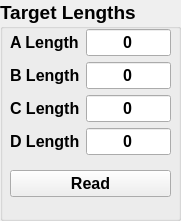
     <widget class="QGroupBox" name="groupBox_7">
      <property name="geometry">
       <rect>
        <x>809</x>
        <y>9</y>
        <width>181</width>
        <height>221</height>
       </rect>
      </property>
      <property name="font">
       <font>
        <pointsize>14</pointsize>
        <weight>75</weight>
        <bold>true</bold>
       </font>
      </property>
      <property name="title">
       <string>Target Lengths</string>
      </property>
      <widget class="QWidget" name="formLayoutWidget_4">
       <property name="geometry">
        <rect>
         <x>10</x>
         <y>29</y>
         <width>161</width>
         <height>131</height>
        </rect>
       </property>
       <layout class="QFormLayout" name="formLayout_4">
        <item row="0" column="0">
         <widget class="QLabel" name="label_21">
          <property name="font">
           <font>
            <pointsize>12</pointsize>
           </font>
          </property>
          <property name="text">
           <string>A Length</string>
          </property>
         </widget>
        </item>
        <item row="1" column="0">
         <widget class="QLabel" name="label_22">
          <property name="font">
           <font>
            <pointsize>12</pointsize>
           </font>
          </property>
          <property name="text">
           <string>B Length</string>
          </property>
         </widget>
        </item>
        <item row="2" column="0">
         <widget class="QLabel" name="label_23">
          <property name="font">
           <font>
            <pointsize>12</pointsize>
           </font>
          </property>
          <property name="text">
           <string>C Length</string>
          </property>
         </widget>
        </item>
        <item row="3" column="0">
         <widget class="QLabel" name="label_24">
          <property name="font">
           <font>
            <pointsize>12</pointsize>
           </font>
          </property>
          <property name="text">
           <string>D Length</string>
          </property>
         </widget>
        </item>
        <item row="3" column="1">
         <widget class="QLineEdit" name="lineEdit_3">
          <property name="font">
           <font>
            <pointsize>12</pointsize>
           </font>
          </property>
          <property name="text">
           <string>0</string>
          </property>
          <property name="alignment">
           <set>Qt::AlignCenter</set>
          </property>
         </widget>
        </item>
        <item row="2" column="1">
         <widget class="QLineEdit" name="lineEdit_21">
          <property name="font">
           <font>
            <pointsize>12</pointsize>
           </font>
          </property>
          <property name="text">
           <string>0</string>
          </property>
          <property name="alignment">
           <set>Qt::AlignCenter</set>
          </property>
         </widget>
        </item>
        <item row="1" column="1">
         <widget class="QLineEdit" name="lineEdit_22">
          <property name="font">
           <font>
            <pointsize>12</pointsize>
           </font>
          </property>
          <property name="text">
           <string>0</string>
          </property>
          <property name="alignment">
           <set>Qt::AlignCenter</set>
          </property>
         </widget>
        </item>
        <item row="0" column="1">
         <widget class="QLineEdit" name="lineEdit_23">
          <property name="font">
           <font>
            <pointsize>12</pointsize>
           </font>
          </property>
          <property name="text">
           <string>0</string>
          </property>
          <property name="alignment">
           <set>Qt::AlignCenter</set>
          </property>
         </widget>
        </item>
       </layout>
      </widget>
      <widget class="QPushButton" name="pushButton_44">
       <property name="geometry">
        <rect>
         <x>10</x>
         <y>170</y>
         <width>161</width>
         <height>27</height>
        </rect>
       </property>
       <property name="font">
        <font>
         <pointsize>12</pointsize>
         <weight>75</weight>
         <bold>true</bold>
        </font>
       </property>
       <property name="text">
        <string>Read</string>
       </property>
      </widget>
     </widget>
